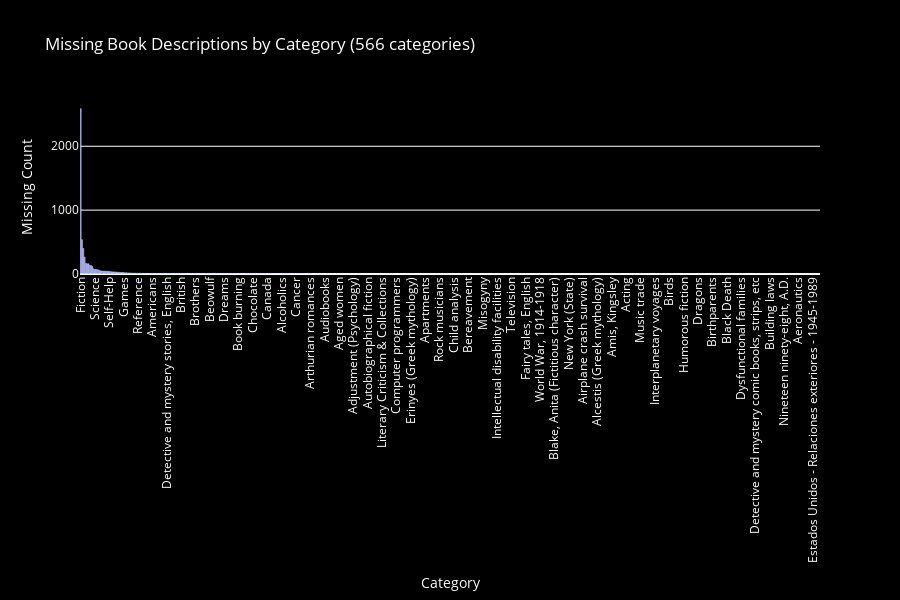

Notebook code cell kept with this figure:
### Code cell
import plotly.express as px

category_counts = books_missing["categories"].value_counts().reset_index()

category_counts.columns = ['categories', 'count']

fig = px.bar(category_counts, x='categories', y='count', 
             labels={'categories': 'Category', 'count': 'Missing Count'},
             title='Missing Book Descriptions by Category (566 categories)')

fig.update_layout(
    xaxis_tickangle=-90,
    height=600,
    showlegend=False,
    plot_bgcolor='black',
    paper_bgcolor='black',
    font=dict(color='white')
)

fig.show()

### Figure 1 — Plotly figure (JSON) as saved in the notebook; plotly's stock layout.template omitted (floating-point values rounded to 4 significant figures; data arrays with more than 128 entries replaced by an {"elided": "..."} marker saying what was removed)
{"data": [{"hovertemplate": "Category=%{x}<br>Missing Count=%{y}<extra></extra>", "legendgroup": "", "marker": {"color": "#636efa", "pattern": {"shape": ""}}, "name": "", "orientation": "v", "showlegend": false, "textposition": "auto", "type": "bar", "x": {"elided": "567 str values"}, "xaxis": "x", "y": {"elided": "567 int values"}, "yaxis": "y"}], "layout": {"barmode": "relative", "font": {"color": "white"}, "height": 600, "legend": {"tracegroupgap": 0}, "paper_bgcolor": "black", "plot_bgcolor": "black", "showlegend": false, "title": {"text": "Missing Book Descriptions by Category (566 categories)"}, "xaxis": {"anchor": "y", "domain": [0, 1], "tickangle": -90, "title": {"text": "Category"}}, "yaxis": {"anchor": "x", "domain": [0, 1], "title": {"text": "Missing Count"}}}}
